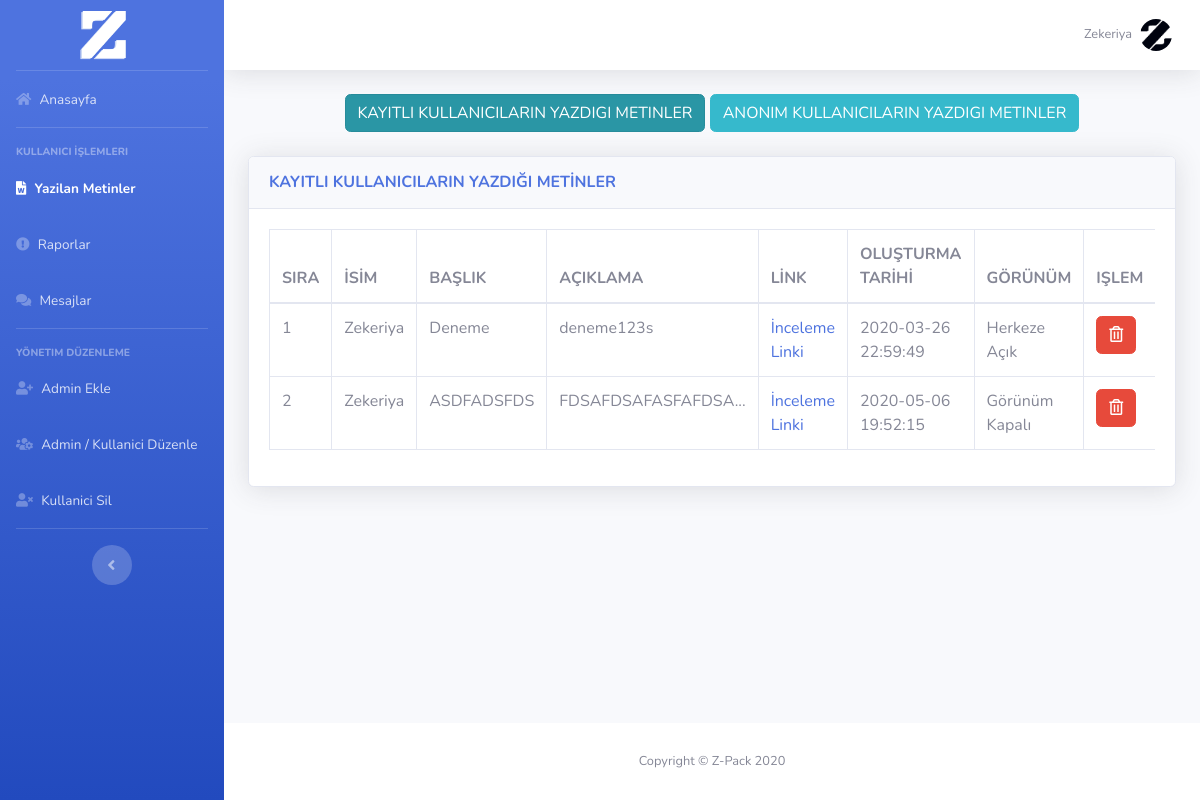
Page /webxpanel/panel/show_txt.php (signed in) on the committed database.
### tables this page shows
CREATE TABLE `txt_user` (
  `autoID` int(11) NOT NULL,
  `fromID` int(11) NOT NULL,
  `fromName` varchar(225) NOT NULL,
  `title` varchar(225) NOT NULL,
  `description` text NOT NULL,
  `create_date` timestamp NOT NULL DEFAULT current_timestamp(),
  `shareLink` varchar(2225) NOT NULL,
  `visible` int(11) NOT NULL
);

### webxpanel/panel/show_txt.php (the view, shortened to what this page needs)
 <?php
require_once "../ajax/header.php";
?>
        <CENTER>
          <button class="btn btn-info kayitli active">KAYITLI KULLANICILARIN YAZDIGI METINLER</button>
          <button class="btn btn-info anonim">ANONIM  KULLANICILARIN YAZDIGI METINLER</button>
        </CENTER>
        <br>
          <div class="kyt">
          <div class="card shadow mb-4">
            <div class="card-header py-3">
              <h6 class="m-0 font-weight-bold text-primary">KAYITLI KULLANICILARIN YAZDIĞI METİNLER</h6>
            </div>
            <div class="card-body">
              <div class="table-responsive">
                <table class="table table-bordered" id="dataTable" width="100%" cellspacing="0">
                  <thead>
                    <tr>
                      <th>SIRA</th>
                      <th>İSİM</th>
                      <th>BAŞLIK</th>
                      <th>AÇIKLAMA</th>
                      <th>LİNK</th>
                      <th>OLUŞTURMA TARİHİ</th>
                      <th>GÖRÜNÜM</th>
                      <th>IŞLEM</th>
                    </tr>
                  </thead>
                  <tbody>
                 <?php
        $getTxt = $conn->query("select * from txt_user");
        $i=0;
          while ($txt=mysqli_fetch_array($getTxt)){
              $autoID = $txt['autoID'];
              $from = $txt['fromName'];
              $title = $txt['title'];
              $description = $txt['description'];
              $create_date = $txt['create_date'];
              $token = $txt['shareLink'];
              $visible = $txt['visible'];
              $i +=1;
  echo "<tr>
        <form action='' method='post'>
      <input type='hidden' name='id' value='$autoID'>
      <td> $i </td>
      <td> $from </td>
      <td>$title</td>
      <td>";
      if (strlen($description)>20) {
     echo substr($description,0,20)."...";
      } else {
      echo $description;
       }echo"</td>
      <td><a href='/web/Link/index.php?token=$token' target='_blank'>İnceleme Linki</td>
      <td>$create_date </td>
      <td>";
       if($visible == 0)
            {
              echo "Görünüm Kapalı";
            }else{
              echo "Herkeze Açık";
            }
            echo "</td> </form>
       <td><button class='btn btn-danger' type='submit'  onclick='veriSil($autoID)'><i class='far fa-trash-alt'></i></button></td>
      </tr>";
     }
             ?>
                  </tbody>
                </table>
              </div>
            </div>
          </div>
         </div>
  </div>
</div>
       <?php
include "../ajax/footer.php";
?>

### rows in the picture
txt_user: fromName "Zekeriya", title "Deneme", description "deneme123s", create_date "2020-03-26 22:59:49", visible "Herkeze Açık"
txt_user: fromName "Zekeriya", title "ASDFADSFDS", description "FDSAFDSAFASFAFDSA", create_date "2020-05-06 19:52:15", visible "Görünüm Kapalı"

### other values in the picture
$_SESSION["username"] "Zekeriya"
